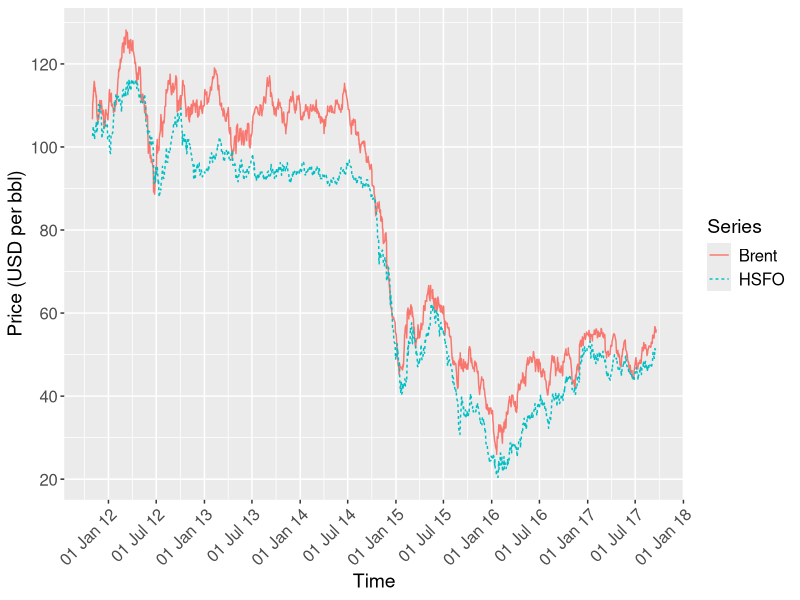

This figure's R source: (Note: this script raises an error after producing the figure.)
## ---- chunk 1
knitr::opts_chunk$set(echo = TRUE, comment = NULL, collapse = TRUE, warning = FALSE, message = FALSE, cache = TRUE, include = TRUE)
## ---- chunk 2
# read in dataset for HSFO and Brent crude oil prices
price_data <- read.csv("historical_data.csv", header = TRUE, sep = ";")

# load required libraries for data wrangling and visualisation
lapply(list("ggplot2", "dplyr", "tidyr", "lubridate"), FUN = library, character.only = TRUE)

# create exploratory plot of price data
price_data %>% 
  mutate(date2 = dmy(date)) %>%
  gather(brent:HSFO, key = type, value = price) %>%
  ggplot(aes(x = date2, y = price)) +
  geom_line(aes(linetype = type, color = type), size = 0.5) +
  labs(x = "Time", y = "Price (USD per bbl)") +
  scale_color_discrete(name = "Series", labels = c("Brent", "HSFO")) +
  scale_linetype_discrete(name = "Series", labels = c("Brent", "HSFO")) +
  scale_x_date(date_breaks = "6 months", date_labels = "%d %b %y") +
  scale_y_continuous(breaks = seq(20, 130, 20)) +
  theme(axis.title = element_text(size = 14), axis.text = element_text(size = 12),
        axis.text.x = element_text(angle = 45, hjust = 1),
        legend.title = element_text(size = 14), legend.text = element_text(size = 12))
## ---- chunk 3
lapply(list("tseries", "readr", "knitr", "kableExtra"), FUN = library, character.only = TRUE)
## ---- chunk 4
# test individual series for unit roots (null: unit root present)
(adf_results <- lapply(list(price_data$HSFO, price_data$brent), FUN = adf.test)) 
## ---- chunk 5
adf_df <- data.frame(
  var = c("HSFO", "Brent"),
  null = rep("unit root present", 2),
  lag = c(parse_integer(adf_results[[1]][2]$parameter), parse_integer(adf_results[[2]][2]$parameter)),
  test = c(parse_number(adf_results[[1]]$statistic), parse_number(adf_results[[2]]$statistic)),
  p = c(adf_results[[1]]$p.value, adf_results[[2]]$p.value)
)
adf_df %>% kable("html", 
                 col.names = c("Variable", "Null hypothesis*", "Lag order", "Test statistic", "p-value"), 
                 digits = 3, align = "c", 
                 caption = "Table 1: Augmented Dickey-Fuller test results for HSFO and Brent crude oil prices") %>%
  kable_styling() %>%
  add_footnote(label = "The alternative hypothesis in both tests is that the series is trend-stationary.", 
               notation = "symbol")
## ---- chunk 6
library(urca)
## ---- chunk 7
# perform Johansen test for cointegration (null: rank is zero i.e. no cointegrating relationships)
vecm.jo <- ca.jo(price_data[c('brent','HSFO')], type = "eigen", ecdet = 'const', spec = "transitory", K = 2)
summary(vecm.jo)
## ---- chunk 8
johansen_df <- data.frame(
  row = c(1, 2), null = c("$r = 0$", "$r \\leq 1$"), test = c(63.52, 2.19),
  ten = c(13.75, 7.52), five = c(15.67, 9.24), one = c(20.20, 12.97)
)
johansen_df %>% kable("html",
                      col.names = c("Row", "Null hypothesis", "Test statistic", "10%", "5%", "1%"), align = "c",
                      caption = "Table 2: Johansen cointegration test results for HSFO and Brent crude oil prices") %>%
  kable_styling() %>%
  add_header_above(header = c("\\s" = 3, "Critical values" = 3)) %>%
  add_footnote(label = "$r$ above represents the number of cointegrating relationships. The maximal eigenvalue test statistic was used, along with a constant (but no linear trend).", notation = "symbol")
## ---- chunk 9
# estimate the cointegrating vector
coint.lm <- lm(brent ~ HSFO, data = price_data)
coint.lm$coefficients
## ---- chunk 10
# create data frame to store regressors for eq. 4
price_data2 <- price_data %>% mutate(
  brent.d = brent - lag(brent), HSFO.d = HSFO - lag(HSFO),
  brent.dl1 = lag(brent.d), HSFO.dl1 = lag(HSFO.d),
  ecm = resid(coint.lm), ecm.l1 = lag(ecm)
)
# estimate VECM equation for HSFO price
(HSFO.vecm <- lm(HSFO.d ~ brent.d + HSFO.dl1 + brent.dl1 + ecm.l1, data = price_data2))
## ---- chunk 11
vecm_df <- data.frame(
  row = 1:5, regressor = c("$\\gamma_0$", "$\\Delta B_t$", "$\\Delta H_{t-1}$",
                           "$\\Delta B_{t-1}$", "$u_{t-1}$"),
  estimate = HSFO.vecm$coefficients,
  se = summary(HSFO.vecm)$coefficients[,2],
  test = summary(HSFO.vecm)$coefficients[,3],
  p = summary(HSFO.vecm)$coefficients[,4],
  significance = c("","***","","","***")
)
vecm_df %>% kable("html", row.names = FALSE, align = "c", digits = 3,
                  col.names = c("Row", "Regressor", "Estimate", "Std. error", "$t$-statistic", "$p$-value", "Significance"),
                  caption = "Table 3: OLS regression results for the VECM equation for HSFO price") %>%
  kable_styling() %>%
  add_footnote(label = "$N = 1485$. Adjusted multiple $R^2 = 0.0465$. $^{***}$ denotes significance at the 1% level.", notation = "symbol")
## ---- chunk 12
# read in EIA's projection of future Brent prices
brent_data <- read.csv("brent_projection.csv", header = TRUE, sep = ",")

# print table showing snapshot of data
library(stringr)
brent_data %>% slice(c(1:3, 32:34)) %>% mutate(date = str_replace(date, "Dec-", "20"), brent = round(brent, 2)) %>%
  add_row(date = "$\\vdots$", brent = "$\\vdots$", .before = 4) %>%
  kable("html", row.names = FALSE, align = "c", col.names = c("Year", "Brent price (US$/bbl)"),
        caption = "Table 4: EIA's projection of annual Brent crude oil prices (2017-2050)") %>%
        kable_styling()
## ---- chunk 13
# store Brent price for last 3 days of historical data
brent <- c(tail(price_data$brent, n = 3))
# add interpolation between last day of historical data and first day of projected data
brent <- c(brent[1:2], approx(c(tail(price_data$brent, n = 1), brent_data$brent[1]), n = 4)$y)
# add interpolation between rest of projeced data
for (i in 1:(dim(brent_data[1])-1)) {
  brent <- c(brent, approx(brent_data$brent[i:(i+1)], n = 13)$y[-1])
}
## ---- chunk 14
# create empty data frame for the projection
proj <- data.frame(brent = brent, HSFO = c(tail(price_data$HSFO, n = 3), rep(NA, length(brent)-3)),
                   brent.d = rep(NA, length(brent)), HSFO.d = rep(NA, length(brent)), 
                   ecm = rep(NA, length(brent)))

# compute projection for first 3 rows 
proj$ecm[1:3] <- brent[1:3] - coint.lm$coefficients[2]*proj$HSFO[1:3] - coint.lm$coefficients[1]
proj$brent.d[2:3] <- c(brent[2]-brent[1], brent[3]-brent[2])
proj$HSFO.d[2:3] <- c(proj$HSFO[2]-proj$HSFO[1], proj$HSFO[3]-proj$HSFO[2])

# compute rest of projection using fitted VECM parameters
for (i in 4:(dim(proj)[1])) {
  proj$brent.d[i] <- brent[i] - brent[i-1]
  proj$HSFO.d[i] <- HSFO.vecm$coefficients[1] + HSFO.vecm$coefficients[2]*proj$brent.d[i] +
    HSFO.vecm$coefficients[4]*proj$brent.d[i-1] + HSFO.vecm$coefficients[3]*proj$HSFO.d[i-1] +
    HSFO.vecm$coefficients[5]*proj$ecm[i-1]
  proj$HSFO[i] <- proj$HSFO[i-1] + proj$HSFO.d[i]
  proj$ecm[i] <- brent[i] - coint.lm$coefficients[2]*proj$HSFO[i] - coint.lm$coefficients[1]
}

# add dates to projected data
proj$date <- dmy(c(rep(NA, 3), "1-Oct-17", "1-Nov-17", "1-Dec-17",
               t(sapply(c("1-Jan-", "1-Feb-", "1-Mar-", "1-Apr-", "1-May-", "1-Jun-", 
                        "1-Jul-", "1-Aug-", "1-Sep-", "1-Oct-", "1-Nov-", "1-Dec-"), 
                      function(month) paste0(month, 18:50)))))
## ---- chunk 15
# filter the first observation in every month of the historical data
proj_df <- price_data %>% separate(date, into = c("day", "month_year"), 
                                sep = "(?<=[0-9])-", remove = FALSE) %>%
  group_by(month_year) %>% slice(1) %>% mutate(date = dmy(date)) %>%
  arrange(date) %>% ungroup() %>% dplyr::select(date, brent, HSFO) %>%
  bind_rows(proj[-c(1,2,3), ])

# distinguish between observed and projected values
proj_df <- proj_df %>% mutate(
  brent_obs = ifelse(date < "2017-10-1", brent, NA),
  HSFO_obs = ifelse(date < "2017-10-1", HSFO, NA),
  brent_proj = ifelse(date < "2017-10-1", NA, brent),
  HSFO_proj = ifelse(date < "2017-10-1", NA, HSFO)
  )

# plot historical and projected values
proj_df %>% dplyr::select(-brent, -HSFO) %>%
  gather(brent_obs:HSFO_proj, key = Type, value = price) %>%
  ggplot(aes(x = date, y = price)) +
    geom_line(aes(linetype = Type, color = Type), size = 0.5) +
    labs(x = "Year", y = "Price (USD per bbl)") +
    annotate("segment", x = as.Date("2017-10-1"), xend = as.Date("2017-10-1"),
             y = -Inf, yend = Inf, linetype = "dotted", size = 0.7) +
    annotate("segment", x = as.Date("2050-12-1"), xend = as.Date("2050-12-1"),
             y = -Inf, yend = Inf, linetype = "dotted", size = 0.7) +
    annotate("text", x = as.Date("2034-6-1"), y = 107, label = "EIA's projection", 
             size = 5, angle = 13) + 
    annotate("text", x = as.Date("2034-6-1"), y = 25, 
             label = "projection horizon (Oct 2017 - Dec 2050)", size = 5) +
    scale_x_date(date_breaks = "2 years", date_labels = "%Y") +
    scale_y_continuous(breaks = seq(20, 130, 20)) +
    scale_color_manual(values = c("#F8766D", "#F8766D", "#00BFC4", "#00BFC4"),
                       breaks = c("brent_obs", "HSFO_obs"),
                       labels = c("Brent", "HSFO")) +
    scale_linetype_manual(values = c(1,2,1,2),
                          breaks = c("brent_obs", "HSFO_obs"),
                          labels = c("Brent", "HSFO")) +
    theme(axis.title = element_text(size = 14), axis.text = element_text(size = 12),
          axis.text.x = element_text(angle = 45, hjust = 1),
          legend.title = element_text(size = 14), legend.text = element_text(size = 12))
## ---- chunk 16
# fit VECM to first 750 observations
HSFO.vecm2 <- lm(HSFO.d ~ brent.d + HSFO.dl1 + brent.dl1 + ecm.l1, data = price_data2[1:750,])

# create empty data frame for projection
back_proj <- data.frame(brent = price_data$brent[748:1487], HSFO = price_data$HSFO[748:1487],
                        brent.d = rep(NA, 740), HSFO.d = rep(NA, 740), ecm = rep(NA, 740))

# compute projection for first 3 rows 
back_proj$ecm[1:3] <- back_proj$brent[1:3] - coint.lm$coefficients[2]*back_proj$HSFO[1:3] -    
                               coint.lm$coefficients[1]
back_proj$brent.d[2:3] <- c(back_proj$brent[2]-back_proj$brent[1], back_proj$brent[3]-back_proj$brent[2])
back_proj$HSFO.d[2:3] <- c(back_proj$HSFO[2]-back_proj$HSFO[1], back_proj$HSFO[3]-back_proj$HSFO[2])

# compute rest of projection using fitted VECM parameters
for (i in 4:(dim(back_proj)[1])) {
  back_proj$brent.d[i] <- back_proj$brent[i] - back_proj$brent[i-1]
  back_proj$HSFO.d[i] <- HSFO.vecm2$coefficients[1] + HSFO.vecm2$coefficients[2]*back_proj$brent.d[i] +
    HSFO.vecm2$coefficients[4]*back_proj$brent.d[i-1] + 
    HSFO.vecm2$coefficients[3]*back_proj$HSFO.d[i-1] +
    HSFO.vecm2$coefficients[5]*back_proj$ecm[i-1]
  back_proj$HSFO[i] <- back_proj$HSFO[i-1] + back_proj$HSFO.d[i]
  back_proj$ecm[i] <- back_proj$brent[i] - coint.lm$coefficients[2]*back_proj$HSFO[i] - coint.lm$coefficients[1]
}

# add fitted data to data frame
price_data3 <- price_data
price_data3$fitted_diff <- c(NA, NA, fitted(HSFO.vecm2), rep(NA, 1487-750))
price_data3 <- price_data3 %>% mutate(fitted = HSFO + fitted_diff)

# add back-testing projection to data frame
price_data3$pred <- c(rep(NA, 750), back_proj$HSFO[-c(1,2,3)])

# plot fitted and predicted data
price_data3 %>% mutate(date2 = dmy(date)) %>% dplyr::select(date2, brent, HSFO, fitted, pred) %>%
  gather(brent:pred, key = Type, value = price) %>%
  mutate(Type = factor(Type, levels = c("brent", "HSFO", "fitted", "pred"))) %>%
  ggplot(aes(x = date2, y = price)) +
    geom_line(aes(group = Type, color = Type, linetype = Type), size = 0.5) +
    labs(x = "Time", y = "Price (USD per bbl)") +
    annotate("segment", x = as.Date("2011-11-1"), xend = as.Date("2011-11-1"),
             y = -Inf, yend = Inf, linetype = "dotted", size = 0.7) +
    annotate("segment", x = as.Date("2014-10-20"), xend = as.Date("2014-10-20"),
             y = -Inf, yend = Inf, linetype = "dotted", size = 0.7) +
    annotate("segment", x = as.Date("2017-9-19"), xend = as.Date("2017-9-19"),
             y = -Inf, yend = Inf, linetype = "dotted", size = 0.7) +
    annotate("text", x = as.Date("2013-3-1"), y = 40, label = "training set", size = 5) + 
    annotate("text", x = as.Date("2016-7-1"), y = 110, label = "test set", size = 5) + 
    scale_x_date(date_breaks = "6 months", date_labels = "%d %b %y") +
    scale_y_continuous(breaks = seq(20, 130, 20)) +
    scale_color_manual(values = c("#F8766D", "#00BFC4", "#7CAE00", "#C77CFF"),
                       labels = c("Brent", "actual HSFO", "fitted HSFO", "predicted HSFO")) +
    scale_linetype_manual(values = c("solid", "solid", "dashed", "dashed"),
                          labels = c("Brent", "actual HSFO", "fitted HSFO", "predicted HSFO")) +
    theme(axis.title = element_text(size = 14), axis.text = element_text(size = 12),
          axis.text.x = element_text(angle = 45, hjust = 1),
          legend.title = element_text(size = 14), legend.text = element_text(size = 12))
